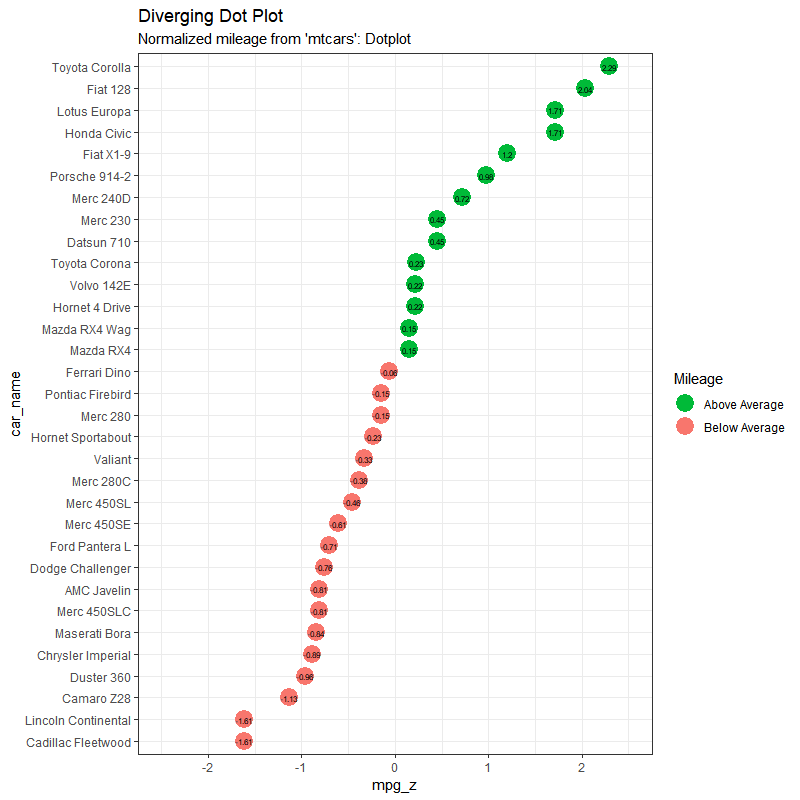

Here is the R script that generated this plot:
### DIVERGING DOT PLOT ###

# Import ggplot2 packge
library(ggplot2)                                                 

# Pre-set the black and white theme
theme_set(theme_bw())                                            

ggplot(data = ,                                                  # load the data set
       aes(x = ,                                                 # set the x variable (must be categoric of factor)
           y = ,                                                 # set the x variable (must be numeric)
           label = )) +                                          # set the label (same as y variable)
  geom_point(stat = 'identity',                                  # set stat = 'identity'
             aes(col = ),                                        # set the color of the points
             size = 6) +                                         # set the size of the points
  scale_color_manual(name = "",                                  # type in the color labels title
                     labels = c("", ""),                         # type in the color labels names
                     values = c(""="#00ba38", ""="#f8766d")) +   # type in the colors for the labels 
  geom_text(color = "black",                                     # type in the text color
            size = 2) +                                          # set the text color
  labs(title = "",                                               # type in the plot title
       subtitle = "") +                                          # type in the plot subtitle
  ylim(,) +                                                      # set the y-axis limits
  coord_flip()                                                   # specify coord_flip()

# EXAMPLE

library(ggplot2)
theme_set(theme_bw())

data("mtcars")
mtcars$car_name <- rownames(mtcars)
mtcars$mpg_z <- round((mtcars$mpg - mean(mtcars$mpg))/sd(mtcars$mpg), 2)
mtcars$mpg_type <- ifelse(mtcars$mpg_z < 0, "below", "above")
mtcars <- mtcars[order(mtcars$mpg_z), ]
mtcars$car_name <- factor(mtcars$car_name, levels = mtcars$car_name)

ggplot(data = mtcars, 
       aes(x = car_name,
           y = mpg_z,
           label = mpg_z)) + 
  geom_point(stat = 'identity',
             aes(col = mpg_type),
             size = 6) +
  scale_color_manual(name = "Mileage",
                     labels = c("Above Average", "Below Average"),
                     values = c("above"="#00ba38", "below"="#f8766d")) +
  geom_text(color = "black",
            size = 2) +
  labs(title = "Diverging Dot Plot",
       subtitle = "Normalized mileage from 'mtcars': Dotplot") +
  ylim(-2.5,2.5) +
  coord_flip()
       
